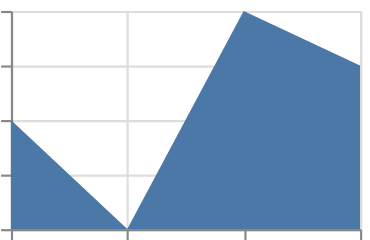

Vega-Lite specification for this chart:
### Vega-Lite specification from a JSON file in a GitHub repository (floating-point values rounded to 4 significant figures)
{"$schema": "https://vega.github.io/schema/vega-lite/v6.json", "padding": 5, "autosize": "none", "data": {"values": [{"c": "A", "x": 1, "y": 2, "s": 3, "t": "2024-01-01"}, {"c": "B", "x": 2, "y": null, "s": 5, "t": "2024-02-01"}, {"c": "C", "x": 3, "y": 4, "s": null, "t": "2024-03-01"}, {"c": "D", "x": 4, "y": 3, "s": 7, "t": "2024-04-01"}]}, "width": 160, "height": 100, "mark": {"type": "area", "invalid": "show"}, "encoding": {"x": {"field": "x", "type": "quantitative"}, "y": {"field": "y", "type": "quantitative"}}}
